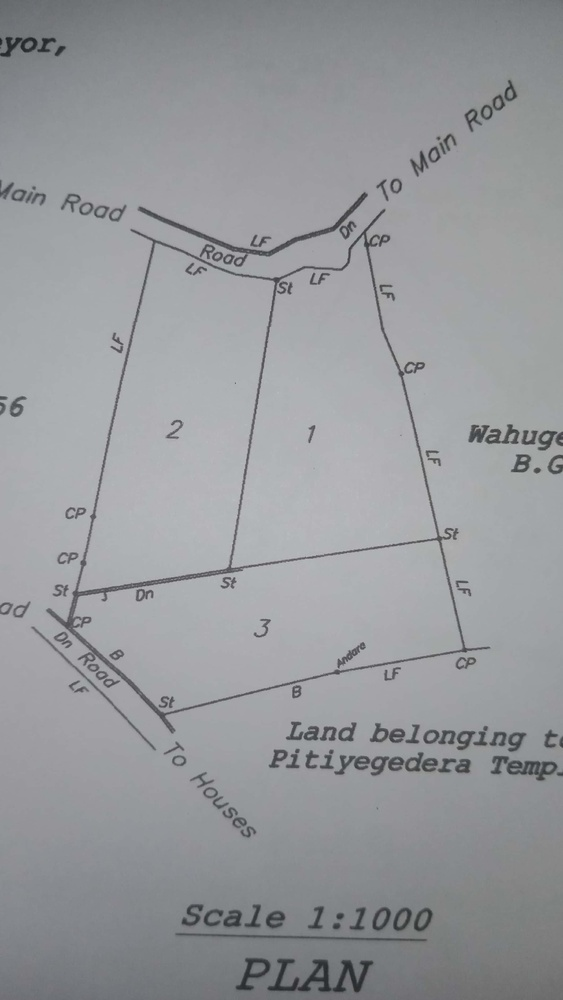
#> input picture images/plan (10).jpg, 563 x 1000 px, shrunk from 2124 x 3772 before the run, found by its file name
$ python version3_0.py   (older library calls are emulated)
#> lines starting #> are read from the running program, lines starting #| are printed output that depends on the picture; after the words box and inside, x2 and y2 are one past the last pixel; in counts of white or black regions, pixels touching at a corner belong together
import cv2
import numpy as np
import matplotlib.pyplot as plt
import random

# Read the image
image_path = 'D:/UOP/3rd year/Sem 5/CSC3141 - Image Processing Laboratory/SurveyPlanProject/images/plan (10).jpg'
image = cv2.imread(image_path)
#> image is the input picture: shape (1000, 563, 3); mean B, G, R 156.1, 152.7, 150.6

if image is None:
    raise ValueError("Image not found. Check the path and try again.")

# Convert the image to grayscale
gray_image = cv2.cvtColor(image, cv2.COLOR_BGR2GRAY)

# Apply Gaussian blur to reduce noise
blurred_image = cv2.GaussianBlur(gray_image, (5, 5), 0)

# Calculate the gradients using the Sobel operator
grad_x = cv2.Sobel(blurred_image, cv2.CV_64F, 1, 0, ksize=3)
grad_y = cv2.Sobel(blurred_image, cv2.CV_64F, 0, 1, ksize=3)

# Compute the magnitude of gradients
gradient_magnitude = np.sqrt(grad_x**2 + grad_y**2)

# Normalize the magnitude to the range [0, 255]
gradient_magnitude = np.uint8(gradient_magnitude)

# Perform thresholding to obtain binary edges
_, binary_edges = cv2.threshold(gradient_magnitude, 50, 255, cv2.THRESH_BINARY)
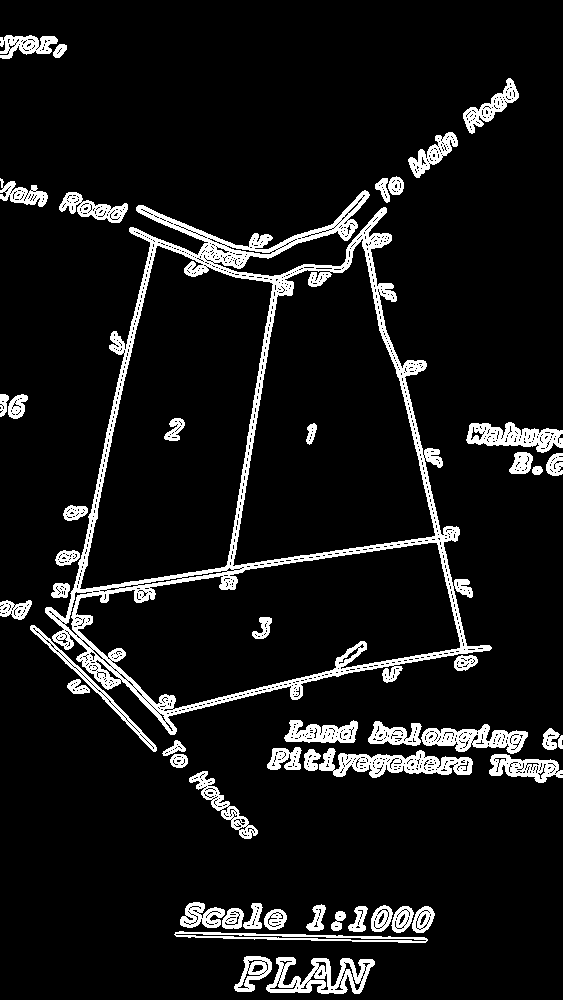
#> binary_edges: shape (1000, 563); 8.9% white; 50 white regions

# Find contours in the edge-detected image
contours, _ = cv2.findContours(binary_edges.copy(), cv2.RETR_EXTERNAL, cv2.CHAIN_APPROX_SIMPLE)
#> contours = 47 contours; largest, box (x1, y1, x2, y2) and area: (45, 190, 492, 735) 143309, (319, 748, 473, 778) 2402, (266, 957, 375, 994) 2158, (421, 724, 528, 754) 1724, (466, 422, 563, 453) 1703

# Select the largest contour (assuming it's the land boundary)
largest_contour = max(contours, key=cv2.contourArea)
#> largest_contour = contour of 1415 points, box (x1, y1, x2, y2) (45, 190, 492, 735), area 143309

# Create a blank image to draw the contour on
contour_image = np.zeros_like(gray_image)

# Draw the land boundary contour on the blank image
cv2.drawContours(contour_image, [largest_contour], -1, (255), 2)
#> contour_image: shape (1000, 563); 1.8% white; 1 white region, box (x1, y1, x2, y2) and area: (44, 189, 493, 736) 10075

# Analyze middle space within the contour to extract the "real" shape
# Compute centroid of the contour
moments = cv2.moments(largest_contour)
#> moments = moments, m00 143309, centre m10/m00, m01/m00 = (260, 485.4)
centroid_x = int(moments['m10'] / moments['m00'])
#> centroid_x = 260
centroid_y = int(moments['m01'] / moments['m00'])
#> centroid_y = 485

# Create a mask for flood fill
flood_fill_mask = np.zeros((contour_image.shape[0] + 2, contour_image.shape[1] + 2), dtype=np.uint8)

# Perform a flood fill starting from the centroid to obtain the filled shape
cv2.floodFill(contour_image, flood_fill_mask, (centroid_x, centroid_y), 255)
#> contour_image: shape (1000, 563); 26.3% white; 1 white region, box (x1, y1, x2, y2) and area: (44, 189, 493, 736) 147938

# Morphological opening to clean the filled shape
kernel = cv2.getStructuringElement(cv2.MORPH_RECT, (35, 35))
cleaned_shape = cv2.morphologyEx(contour_image, cv2.MORPH_OPEN, kernel)
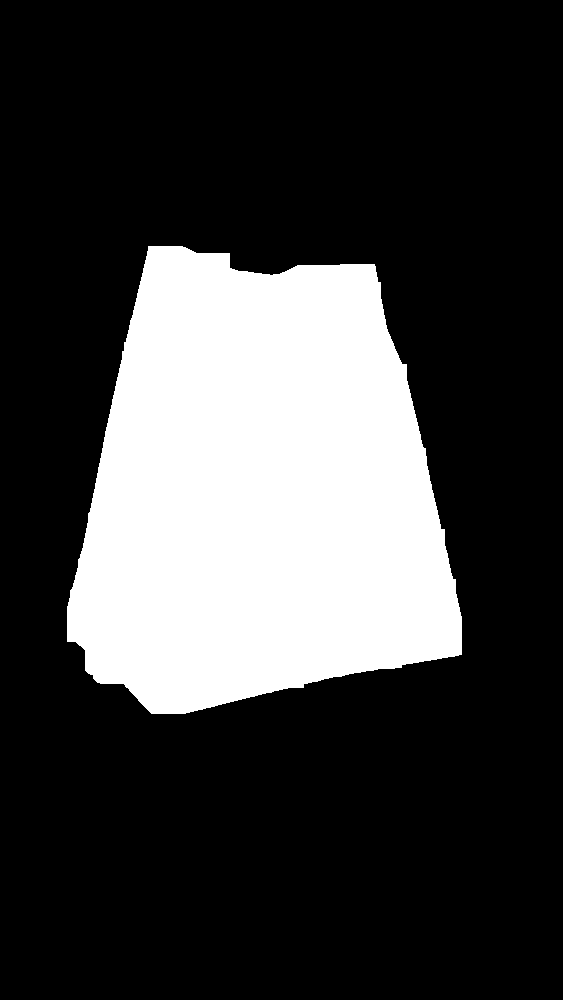
#> cleaned_shape: shape (1000, 563); 24.6% white; 1 white region, box (x1, y1, x2, y2) and area: (67, 246, 462, 714) 138538

# Calculate the number of white pixels (representing the land area)
num_white_pixels = np.sum(cleaned_shape == 255)
#> num_white_pixels = 138538
print('Number of white pixels:', num_white_pixels)
#| Number of white pixels: 138538

# Divide the land area into portions based on user input
num_portions = int(input("To how many portions should the land get divided: "))
#> the answer given: 3
pixels_per_portion = num_white_pixels // num_portions
#> pixels_per_portion = 46179
print('Number of pixels per portion:', pixels_per_portion)
#| Number of pixels per portion: 46179

# Function to generate random colors
def generate_random_color():
    return (random.randint(0, 255), random.randint(0, 255), random.randint(0, 255))

# Generate colors for each portion
portion_colors = [generate_random_color() for _ in range(num_portions)]
#> portion_colors = [(197, 215, 20), (132, 248, 207), (155, 244, 183)]

# Create a copy of the original image to draw the divided land
divided_image = np.zeros_like(image)

# Color the land portions
current_portion = 0
colored_pixels_count = 0

for y in range(cleaned_shape.shape[0]):
    for x in range(cleaned_shape.shape[1]):
        if cleaned_shape[y, x] == 255:
            divided_image[y, x] = portion_colors[current_portion]
            colored_pixels_count += 1

            if colored_pixels_count == pixels_per_portion:
                current_portion += 1
                colored_pixels_count = 0

            if current_portion == num_portions:
                break
    if current_portion == num_portions:
        break
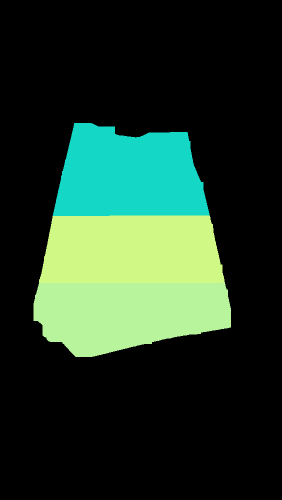
#> divided_image: shape (1000, 563, 3) (shown at 1/2 size); mean of channels 0, 1, 2 39.7, 58, 33.6; drawn as B, G, R
#> after the loop, colored_pixels_count = 0; current_portion = 3

# Find contours for each portion and draw the borders
portion_borders = np.zeros_like(gray_image)

for portion_color in portion_colors:
    mask = cv2.inRange(divided_image, portion_color, portion_color)
    contours, _ = cv2.findContours(mask, cv2.RETR_EXTERNAL, cv2.CHAIN_APPROX_SIMPLE)
    cv2.drawContours(portion_borders, contours, -1, 255, 2)
#> this loop made 3 passes
#> pass 1, `mask = cv2.inRange(divided_image, portion_color, portion_color)`:
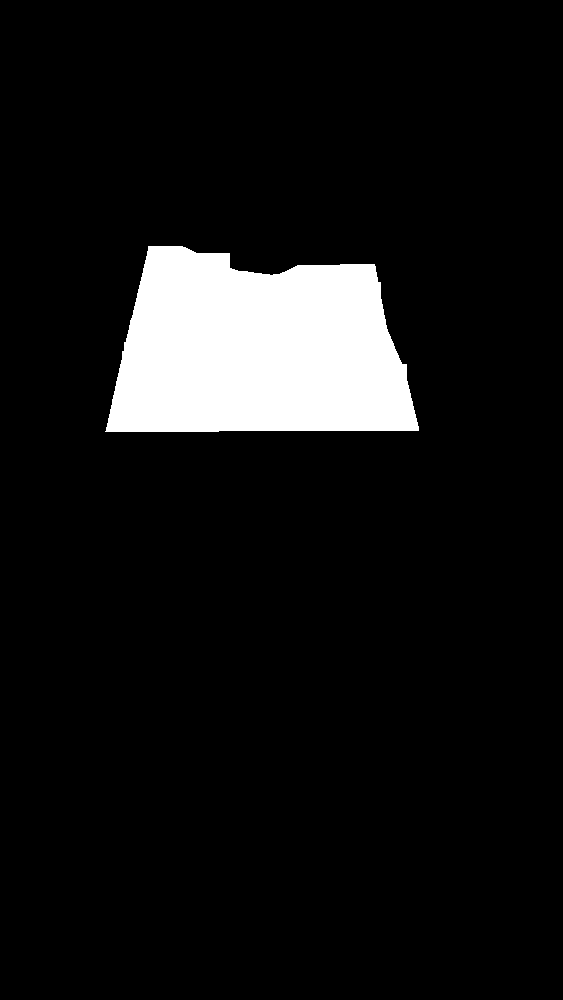
#> mask: shape (1000, 563); 8.2% white; 1 white region, box (x1, y1, x2, y2) and area: (105, 246, 419, 432) 46179
#> after the loop:
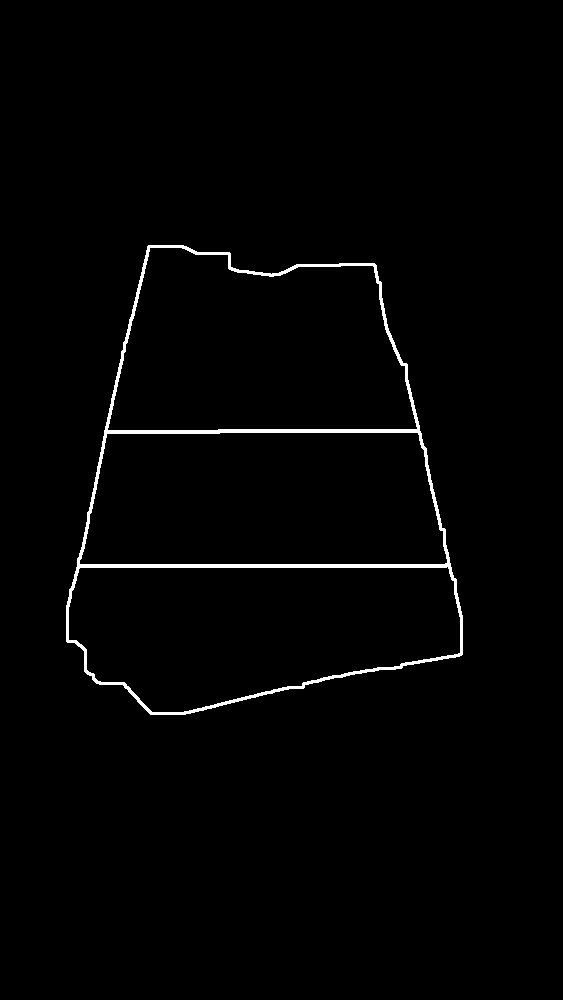
#> portion_borders: shape (1000, 563); 1.4% white; 1 white region, box (x1, y1, x2, y2) and area: (66, 245, 463, 715) 7650

# Overlay contours and borders on the original image
original_with_contours = image.copy()
for portion_color in portion_colors:
    mask = cv2.inRange(divided_image, portion_color, portion_color)
    contours, _ = cv2.findContours(mask, cv2.RETR_EXTERNAL, cv2.CHAIN_APPROX_SIMPLE)
    original_image_divided = cv2.drawContours(original_with_contours, contours, -1, (255, 0, 0), 2)
#> this loop made 3 passes
#> pass 3, `original_image_divided = cv2.drawContours(original_with_contours, cont..`:
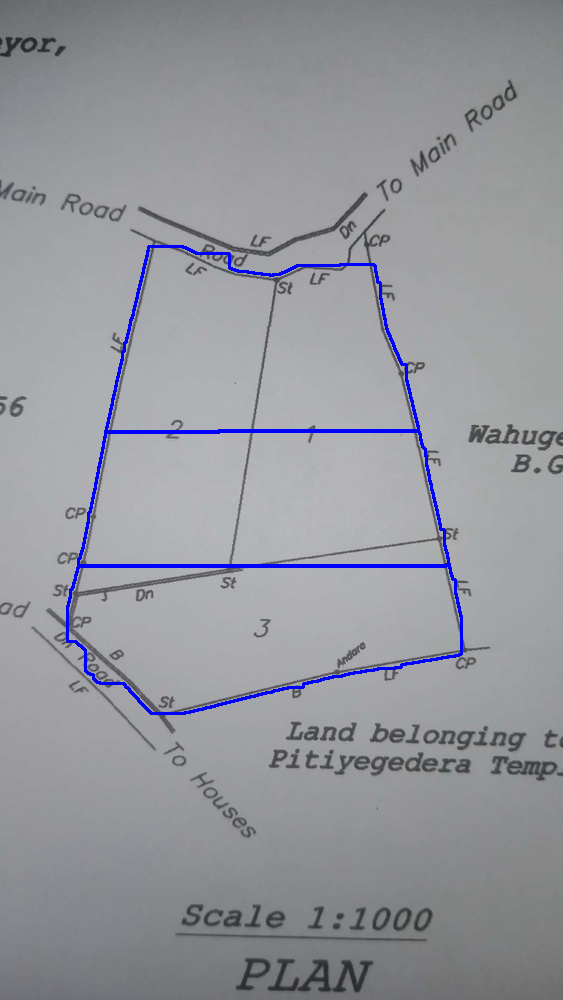
#> original_image_divided: shape (1000, 563, 3); mean B, G, R 157.2, 150.4, 148.4

# Display the original image, land boundary contour, cleaned shape, divided image, and borders
plt.figure(figsize=(15, 10))

plt.subplot(2, 3, 1)
plt.imshow(image, cmap='gray')
plt.title('Original Image')
plt.axis('off')

plt.subplot(2, 3, 2)
plt.imshow(contour_image, cmap='gray')
plt.title('Land Boundary Contour (Sobel)')
plt.axis('off')

plt.subplot(2, 3, 3)
plt.imshow(cleaned_shape, cmap='gray')
plt.title('Cleaned Shape')
plt.axis('off')

plt.subplot(2, 3, 4)
plt.imshow(divided_image, cmap='gray')
plt.title('Divided Land Image')
plt.axis('off')

plt.subplot(2, 3, 5)
plt.imshow(original_with_contours, cmap='gray')
plt.title('Original Image with Borders')
plt.axis('off')

plt.show()

$ run again, with images/plan (1).jpg copied over images/plan (10).jpg
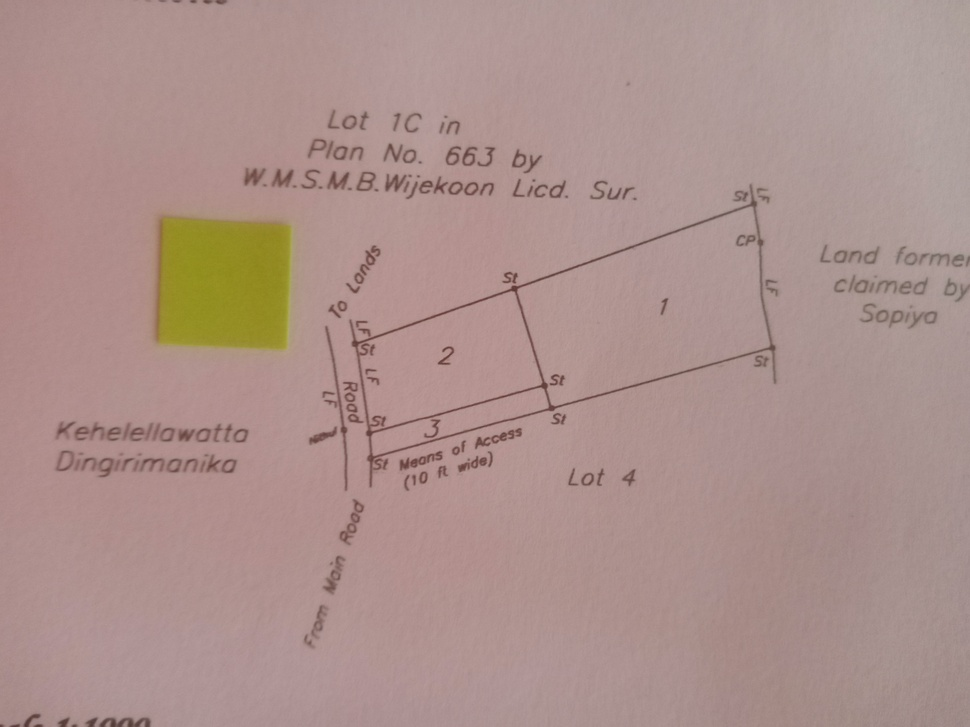
#> input picture images/plan (1).jpg, 970 x 727 px, shrunk from 4160 x 3120 before the run, found by its file name
#> image is the input picture: shape (727, 970, 3); mean B, G, R 140.2, 145.2, 172
#> `_, binary_edges = cv2.threshold(gradient_magnitude, 50, 255, cv2.THRES..`:
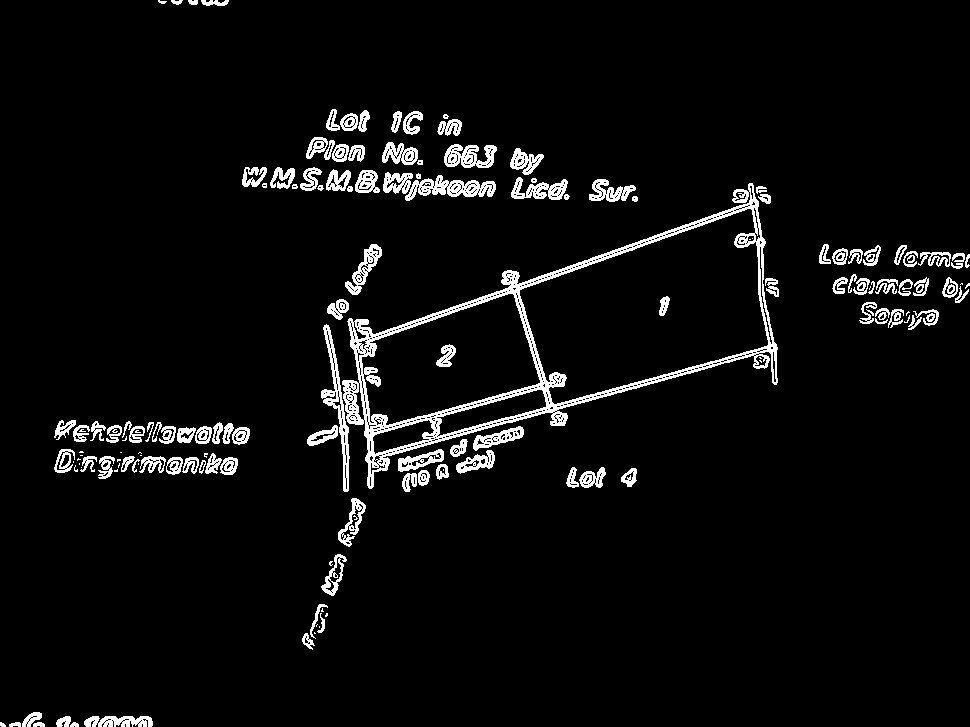
#> binary_edges: shape (727, 970); 4.8% white; 158 white regions (37 under 20 px)
#> `contours, _ = cv2.findContours(binary_edges.copy(), cv2.RETR_EXTERNAL,..`: contours = 149 contours, 42 with area under 20; largest, box (x1, y1, x2, y2) and area: (342, 183, 778, 489) 58746, (321, 324, 350, 492) 1162, (405, 175, 496, 201) 1098, (444, 144, 497, 168) 790, (345, 244, 382, 295) 648
#> largest_contour = contour of 775 points, box (x1, y1, x2, y2) (342, 183, 778, 489), area 58746
#> moments = moments, m00 58746, centre m10/m00, m01/m00 = (566.8, 336.5)
#> centroid_x = 566
#> centroid_y = 336
#> cleaned_shape: shape (727, 970); 8.3% white; 1 white region, box (x1, y1, x2, y2) and area: (346, 209, 771, 454) 58393
#> num_white_pixels = 58393
#| Number of white pixels: 58393
#> pixels_per_portion = 19464
#| Number of pixels per portion: 19464
#> portion_colors = [(197, 215, 20), (132, 248, 207), (155, 244, 183)]
#> after the loop `for y in range(cleaned_shape.shape[0]):`: colored_pixels_count = 0; current_portion = 3
#> the loop `for portion_color in portion_colors:` made 3 passes
#> the loop `for portion_color in portion_colors:` made 3 passes
#> pass 3, `original_image_divided = cv2.drawContours(original_with_contours, cont..`:
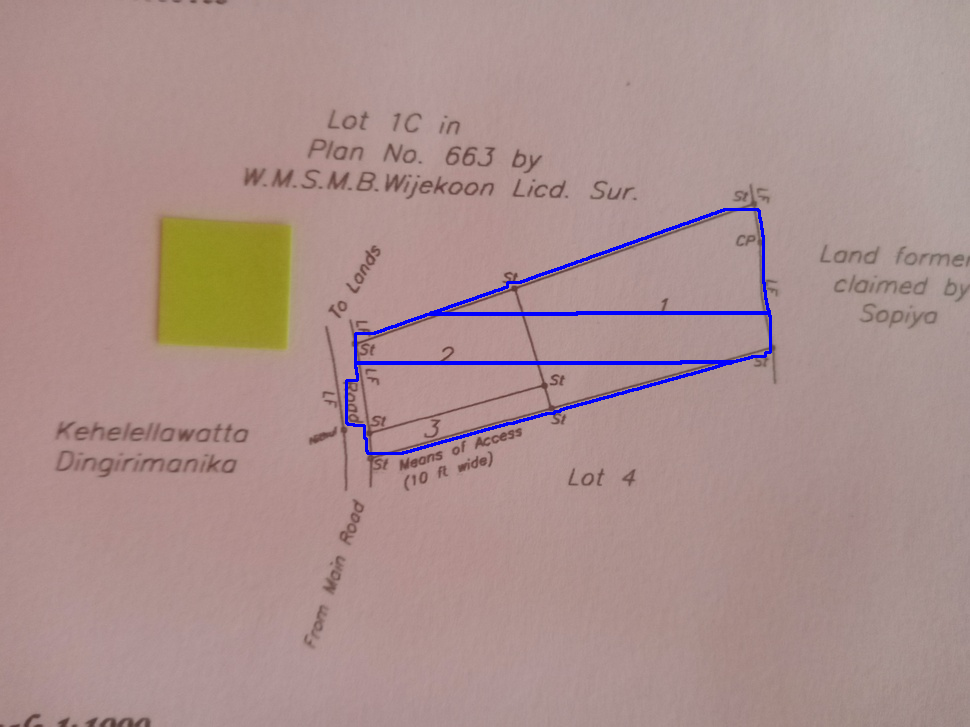
#> original_image_divided: shape (727, 970, 3); mean B, G, R 141.3, 143.8, 170.4
